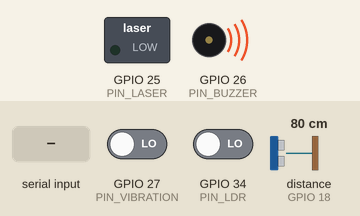
Recording of a sketch running on a simulated ESP32. Shown: switched loads named in the sketch (green lamp = pin HIGH), buzzer (waves = sounding, pin HIGH). Wiring (inferred from the names in the program): ultrasonic range finder: trigger GPIO 5; echo GPIO 18. Inputs (shaded band) come from the test bench; at power-on: distance to the obstacle (sensor on GPIO 18) 80 cm, GPIO 27 (PIN_VIBRATION) LOW, GPIO 34 (PIN_LDR) LOW. The echo pulse lasts 58.3 µs per cm; pins used as bus, display or sensor lines are not drawn; what the sketch prints to the serial monitor is not drawn.

Above: at 1.55 s.
1.6 s: "START_TRANSMISSION\n" received over Serial
At 2.37 s:
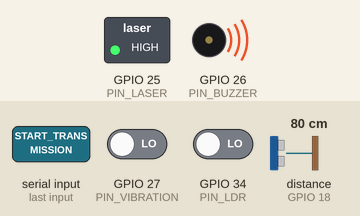
4.6 s: distance to the obstacle (sensor on GPIO 18) set to 6 cm
At 4.85 s:
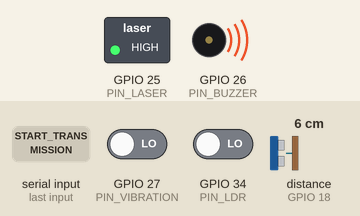
7.6 s: distance to the obstacle (sensor on GPIO 18) set to 3 cm
At 8.5 s:
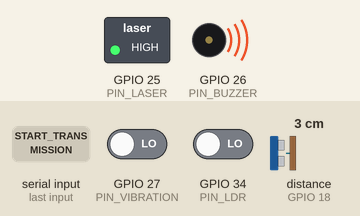
14.1 s: "STOP_TRANSMISSION\n" received over Serial
At 14.7 s:
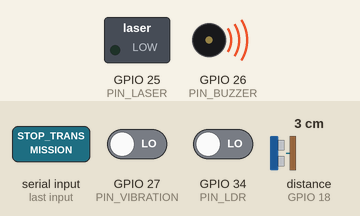
Timing chart, 0 to 16.6 s (numbered marks = the images above; inputs shaded):
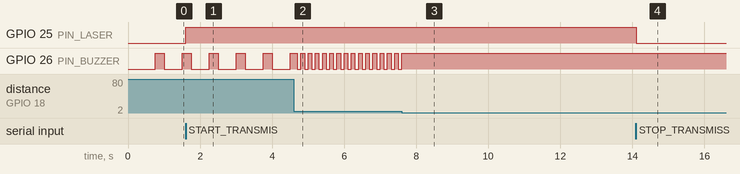

Measured:
- the behaviour switches between 5 and 4 cm on distance to the obstacle (sensor on GPIO 18) (found by bisection; images 2 and 3)
- after the input at 1.6 s, GPIO 25 (PIN_LASER): LOW → HIGH at once
- after the input at 4.6 s, GPIO 26 (PIN_BUZZER): alternates HIGH for 0.10 s and LOW for 0.10 s, starting after 0.10 s
- after the input at 7.6 s, GPIO 26 (PIN_BUZZER): goes on until 7.6 s, then stays HIGH
- after the input at 14.1 s, GPIO 25 (PIN_LASER): HIGH → LOW at once
- by itself, GPIO 26 (PIN_BUZZER): alternates HIGH for 0.25 s and LOW for 0.50 s

The sketch:

AbyssLink_ESP32.ino
```cpp
/*
 * ============================================================================
 * AbyssLink - Smart Submarine Cable Protection & Laser Data Transmission
 * ESP32 Firmware (AbyssLink_ESP32.ino)
 * ============================================================================
 *
 * Hardware Pin Configuration:
 *   - Laser Transmitter:               GPIO 25 (OUTPUT)
 *   - Ultrasonic Sensor TRIG:          GPIO 5  (OUTPUT)
 *   - Ultrasonic Sensor ECHO:          GPIO 18 (INPUT)
 *   - LDR Digital Output:              GPIO 34 (INPUT, Note: Input-only, no pull-up/down)
 *   - Vibration Sensor Digital Output: GPIO 27 (INPUT)
 *   - Buzzer Signal:                   GPIO 26 (OUTPUT)
 *
 * Serial Communication:
 *   - Baud Rate: 115200
 *   - Protocol: Newline-delimited JSON telemetry updates and acknowledgements.
 *   - Commands: START_TRANSMISSION\n, STOP_TRANSMISSION\n
 * ============================================================================
 */

#include <Arduino.h>

// ----------------------------------------------------------------------------
// Pin Definitions
// ----------------------------------------------------------------------------
const int PIN_LASER     = 25;
const int PIN_TRIG      = 5;
const int PIN_ECHO      = 18;
const int PIN_LDR       = 34; // Input-only pin, ensure module provides valid digital signal
const int PIN_VIBRATION = 27;
const int PIN_BUZZER    = 26;

// ----------------------------------------------------------------------------
// Thresholds & Constants
// ----------------------------------------------------------------------------
const float DISTANCE_CRITICAL_CM = 5.0f;
const float DISTANCE_DANGER_CM   = 50.0f;
const float DISTANCE_WARNING_CM  = 80.0f;

// Ultrasonic pulse timeout: 30,000 microseconds (~500 cm max range)
const unsigned long ULTRASONIC_TIMEOUT_US = 30000UL;

// Telemetry transmit interval: 300 ms (meets 250 - 500 ms requirement)
const unsigned long TELEMETRY_INTERVAL_MS = 300UL;

// Ultrasonic measurement interval: 80 ms (avoids acoustic overlap)
const unsigned long ULTRASONIC_INTERVAL_MS = 80UL;

// ----------------------------------------------------------------------------
// State Variables
// ----------------------------------------------------------------------------
bool isTransmissionActive = false; // Laser data transmission state
bool laserPinState        = false;
bool buzzerPhysicalState  = false;

// Sensor readings
int ldrReading            = 1;     // 0 = Light detected (normal), 1 = Interrupted
int vibrationReading      = 0;     // 0 = Normal, 1 = Vibration detected
float currentDistanceCm   = -1.0f;
bool isDistanceValid      = false;

// Active alert status string
enum AlertSource {
  ALERT_SAFE,
  ALERT_LASER_INTERRUPTION,
  ALERT_VIBRATION,
  ALERT_CRITICAL_PROXIMITY,
  ALERT_PROXIMITY_DANGER,
  ALERT_PROXIMITY_WARNING,
  ALERT_DISTANCE_UNAVAILABLE
};

AlertSource currentAlert = ALERT_SAFE;

// Non-blocking timing markers
unsigned long lastTelemetryTime   = 0;
unsigned long lastUltrasonicTime  = 0;
unsigned long lastBuzzerToggleTime = 0;
bool buzzerBeepPhase              = false;

// Serial input buffer
const size_t SERIAL_BUF_SIZE = 128;
char serialCommandBuffer[SERIAL_BUF_SIZE];
size_t serialCommandIndex = 0;

// ----------------------------------------------------------------------------
// Function Declarations
// ----------------------------------------------------------------------------
void measureDistance();
void updateSensorLogic();
void updateBuzzerState();
void sendTelemetry();
void handleSerialCommands();
void executeCommand(const char* command);
void sendAck(const char* cmd, bool success, bool transmissionState);

// ----------------------------------------------------------------------------
// Arduino Setup
// ----------------------------------------------------------------------------
void setup() {
  Serial.begin(115200);
  delay(300); // Allow USB-UART bridge to stabilize upon host connection

  // Configure GPIO directions
  pinMode(PIN_LASER, OUTPUT);
  pinMode(PIN_TRIG, OUTPUT);
  pinMode(PIN_ECHO, INPUT);
  pinMode(PIN_LDR, INPUT);          // GPIO 34 is input-only
  pinMode(PIN_VIBRATION, INPUT);
  pinMode(PIN_BUZZER, OUTPUT);

  // Initial safe hardware state
  digitalWrite(PIN_LASER, LOW);
  digitalWrite(PIN_TRIG, LOW);
  digitalWrite(PIN_BUZZER, LOW);

  isTransmissionActive = false;
  laserPinState = false;
  buzzerPhysicalState = false;

  // Immediately broadcast initial state upon startup so web dashboard connects instantly
  updateSensorLogic();
  sendTelemetry();
  Serial.flush();
}

// ----------------------------------------------------------------------------
// Arduino Main Loop
// ----------------------------------------------------------------------------
void loop() {
  unsigned long now = millis();

  // 1. Process incoming serial commands from browser dashboard
  handleSerialCommands();

  // 2. Perform periodic non-blocking ultrasonic distance measurement
  if (now - lastUltrasonicTime >= ULTRASONIC_INTERVAL_MS) {
    lastUltrasonicTime = now;
    measureDistance();
  }

  // 3. Read other sensors & determine system alert priority
  updateSensorLogic();

  // 4. Drive buzzer based on alert priority using non-blocking state machine
  updateBuzzerState();

  // 5. Broadcast newline-delimited JSON telemetry to the serial port
  if (now - lastTelemetryTime >= TELEMETRY_INTERVAL_MS) {
    lastTelemetryTime = now;
    sendTelemetry();
    Serial.flush();
  }
}

// ----------------------------------------------------------------------------
// Ultrasonic Distance Measurement
// ----------------------------------------------------------------------------
void measureDistance() {
  // Trigger a 10us pulse on TRIG pin
  digitalWrite(PIN_TRIG, LOW);
  delayMicroseconds(2);
  digitalWrite(PIN_TRIG, HIGH);
  delayMicroseconds(10);
  digitalWrite(PIN_TRIG, LOW);

  // Measure echo pulse width (capped at 30ms to prevent loop blocking)
  unsigned long duration = pulseIn(PIN_ECHO, HIGH, ULTRASONIC_TIMEOUT_US);

  if (duration == 0) {
    // No echo received within timeout or out of range
    isDistanceValid = false;
    currentDistanceCm = -1.0f;
  } else {
    // Sound speed in air: ~0.0343 cm/us -> distance = (duration * 0.0343) / 2
    float dist = (float)duration * 0.0343f / 2.0f;
    // Check reasonable physical limits (2 cm to 450 cm)
    if (dist >= 2.0f && dist <= 450.0f) {
      currentDistanceCm = dist;
      isDistanceValid = true;
    } else {
      isDistanceValid = false;
      currentDistanceCm = -1.0f;
    }
  }
}

// ----------------------------------------------------------------------------
// Sensor Logic & Priority Evaluation
// ----------------------------------------------------------------------------
void updateSensorLogic() {
  // Read digital sensors
  ldrReading = digitalRead(PIN_LDR);
  vibrationReading = digitalRead(PIN_VIBRATION);

  // Evaluate Laser Transmission State
  if (isTransmissionActive) {
    digitalWrite(PIN_LASER, HIGH);
    laserPinState = true;
  } else {
    digitalWrite(PIN_LASER, LOW);
    laserPinState = false;
  }

  /*
   * Alert Priority Hierarchy:
   * 1. Laser interruption during active transmission: Continuous Alarm.
   *    (LDR HIGH / 1 = beam broken / no light)
   * 2. Vibration detected: Continuous Alarm.
   *    (Vibration HIGH / 1 = vibration)
   * 3. Object within <= 5 cm: Continuous Alarm.
   * 4. Object within 6 - 50 cm: Faster intermittent beeping.
   * 5. Object within 51 - 80 cm: Slow intermittent beeping.
   * 6. Distance unavailable while no higher alerts: Safe/Unavailable.
   * 7. All conditions normal: Safe (Buzzer OFF).
   */

  if (isTransmissionActive && ldrReading == 1) {
    // Priority 1: Laser interruption during active transmission
    currentAlert = ALERT_LASER_INTERRUPTION;
  } else if (vibrationReading == 1) {
    // Priority 2: Vibration event detected
    currentAlert = ALERT_VIBRATION;
  } else if (isDistanceValid && currentDistanceCm <= DISTANCE_CRITICAL_CM) {
    // Priority 3: Object critically close (<= 5cm)
    currentAlert = ALERT_CRITICAL_PROXIMITY;
  } else if (isDistanceValid && currentDistanceCm <= DISTANCE_DANGER_CM) {
    // Priority 4: Object within danger zone (6 - 50cm)
    currentAlert = ALERT_PROXIMITY_DANGER;
  } else if (isDistanceValid && currentDistanceCm <= DISTANCE_WARNING_CM) {
    // Priority 5: Object within warning zone (51 - 80cm)
    currentAlert = ALERT_PROXIMITY_WARNING;
  } else if (!isDistanceValid) {
    // Ultrasonic echo unavailable, no active alarm
    currentAlert = ALERT_DISTANCE_UNAVAILABLE;
  } else {
    // All parameters within safe limits
    currentAlert = ALERT_SAFE;
  }
}

// ----------------------------------------------------------------------------
// Non-Blocking Buzzer State Machine
// ----------------------------------------------------------------------------
void updateBuzzerState() {
  unsigned long now = millis();

  switch (currentAlert) {
    case ALERT_LASER_INTERRUPTION:
    case ALERT_VIBRATION:
    case ALERT_CRITICAL_PROXIMITY:
      // Continuous alarm
      buzzerPhysicalState = true;
      digitalWrite(PIN_BUZZER, HIGH);
      break;

    case ALERT_PROXIMITY_DANGER: {
      // Faster intermittent beeping: 100ms ON, 100ms OFF (period: 200ms)
      const unsigned long DANGER_CYCLE = 200UL;
      unsigned long phaseOffset = now % DANGER_CYCLE;
      if (phaseOffset < 100UL) {
        buzzerPhysicalState = true;
        digitalWrite(PIN_BUZZER, HIGH);
      } else {
        buzzerPhysicalState = false;
        digitalWrite(PIN_BUZZER, LOW);
      }
      break;
    }

    case ALERT_PROXIMITY_WARNING: {
      // Slow intermittent beeping: 250ms ON, 500ms OFF (period: 750ms)
      const unsigned long WARNING_CYCLE = 750UL;
      unsigned long phaseOffset = now % WARNING_CYCLE;
      if (phaseOffset < 250UL) {
        buzzerPhysicalState = true;
        digitalWrite(PIN_BUZZER, HIGH);
      } else {
        buzzerPhysicalState = false;
        digitalWrite(PIN_BUZZER, LOW);
      }
      break;
    }

    case ALERT_DISTANCE_UNAVAILABLE:
    case ALERT_SAFE:
    default:
      // Buzzer turned OFF
      buzzerPhysicalState = false;
      digitalWrite(PIN_BUZZER, LOW);
      break;
  }
}

// ----------------------------------------------------------------------------
// Newline-Delimited JSON Telemetry Transmission
// ----------------------------------------------------------------------------
void sendTelemetry() {
  // Map alert enum to protocol alert strings
  const char* alertStr = "SAFE";
  switch (currentAlert) {
    case ALERT_LASER_INTERRUPTION:    alertStr = "LASER_INTERRUPTION"; break;
    case ALERT_VIBRATION:             alertStr = "VIBRATION"; break;
    case ALERT_CRITICAL_PROXIMITY:    alertStr = "CRITICAL_PROXIMITY"; break;
    case ALERT_PROXIMITY_DANGER:      alertStr = "PROXIMITY_DANGER"; break;
    case ALERT_PROXIMITY_WARNING:     alertStr = "PROXIMITY_WARNING"; break;
    case ALERT_DISTANCE_UNAVAILABLE:  alertStr = "DISTANCE_UNAVAILABLE"; break;
    case ALERT_SAFE:                  alertStr = "SAFE"; break;
  }

  // Format JSON payload without heap allocations
  char jsonBuffer[256];
  if (isDistanceValid) {
    snprintf(jsonBuffer, sizeof(jsonBuffer),
      "{\"type\":\"sensor\",\"transmission\":%s,\"ldr\":%d,\"vibration\":%d,\"distance_cm\":%.1f,\"distance_valid\":true,\"laser\":\"%s\",\"buzzer\":\"%s\",\"alert\":\"%s\"}",
      isTransmissionActive ? "true" : "false",
      ldrReading,
      vibrationReading,
      currentDistanceCm,
      laserPinState ? "ON" : "OFF",
      buzzerPhysicalState ? "ON" : "OFF",
      alertStr
    );
  } else {
    snprintf(jsonBuffer, sizeof(jsonBuffer),
      "{\"type\":\"sensor\",\"transmission\":%s,\"ldr\":%d,\"vibration\":%d,\"distance_cm\":null,\"distance_valid\":false,\"laser\":\"%s\",\"buzzer\":\"%s\",\"alert\":\"%s\"}",
      isTransmissionActive ? "true" : "false",
      ldrReading,
      vibrationReading,
      laserPinState ? "ON" : "OFF",
      buzzerPhysicalState ? "ON" : "OFF",
      alertStr
    );
  }

  // Send single line terminated with newline
  Serial.println(jsonBuffer);
}

// ----------------------------------------------------------------------------
// Serial Command Processing
// ----------------------------------------------------------------------------
void handleSerialCommands() {
  while (Serial.available() > 0) {
    char c = (char)Serial.read();

    if (c == '\r') {
      continue; // Ignore carriage return
    }

    if (c == '\n') {
      if (serialCommandIndex > 0) {
        serialCommandBuffer[serialCommandIndex] = '\0';
        executeCommand(serialCommandBuffer);
        serialCommandIndex = 0;
      }
    } else {
      if (serialCommandIndex < SERIAL_BUF_SIZE - 1) {
        serialCommandBuffer[serialCommandIndex++] = c;
      } else {
        // Buffer overflow protection: reset buffer
        serialCommandIndex = 0;
      }
    }
  }
}

void executeCommand(const char* command) {
  if (strcmp(command, "START_TRANSMISSION") == 0) {
    isTransmissionActive = true;
    digitalWrite(PIN_LASER, HIGH);
    laserPinState = true;
    sendAck("START_TRANSMISSION", true, true);
  } else if (strcmp(command, "STOP_TRANSMISSION") == 0) {
    isTransmissionActive = false;
    digitalWrite(PIN_LASER, LOW);
    laserPinState = false;
    sendAck("STOP_TRANSMISSION", true, false);
  } else {
    // Unrecognized command
    sendAck(command, false, isTransmissionActive);
  }
}

void sendAck(const char* cmd, bool success, bool transmissionState) {
  char ackBuffer[160];
  snprintf(ackBuffer, sizeof(ackBuffer),
    "{\"type\":\"ack\",\"command\":\"%s\",\"success\":%s,\"transmission\":%s}",
    cmd,
    success ? "true" : "false",
    transmissionState ? "true" : "false"
  );
  Serial.println(ackBuffer);
}
```
